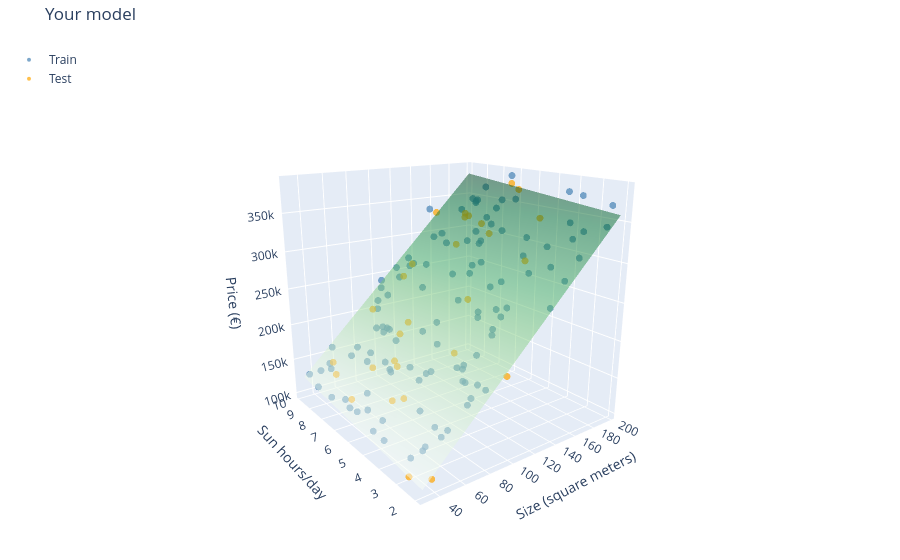

Source (notebook cell):
### Markdown cell above
### Interactive 3D visualization of the fitted hyperplane
Don't worry too much about the code below. However, you might have different variable names in your code, so make sure to adjust the code below accordingly or go back and change your variables to make the code below work.

### Code cell
# create a grid over the feature space to plot the hyperplane
size_range = np.linspace(df['size_m2'].min(), df['size_m2'].max(), 30)
sun_range = np.linspace(df['sun_hours'].min(), df['sun_hours'].max(), 30)
size_grid, sun_grid = np.meshgrid(size_range, sun_range)

# compute hyperplane directly from learned coefficients
# price = intercept + coef[0]*size + coef[1]*sun_hours
price_grid = (
    model.intercept_
    + model.coef_[0] * size_grid
    + model.coef_[1] * sun_grid
)

fig = go.Figure()

# training points
fig.add_trace(go.Scatter3d(
    x=X_train['size_m2'], y=X_train['sun_hours'], z=y_train,
    mode='markers',
    marker=dict(size=4, color='steelblue', opacity=0.7),
    name='Train'
))

# test points
fig.add_trace(go.Scatter3d(
    x=X_test['size_m2'], y=X_test['sun_hours'], z=y_test,
    mode='markers',
    marker=dict(size=4, color='orange', opacity=0.7),
    name='Test'
))

# regression hyperplane
fig.add_trace(go.Surface(
    x=size_range, y=sun_range, z=price_grid,
    opacity=0.5,
    colorscale='Greens',
    showscale=False,
))

fig.update_layout(
    title='Your model',
    scene=dict(
        xaxis_title='Size (square meters)',
        yaxis_title='Sun hours/day',
        zaxis_title='Price (€)',
    ),
    legend=dict(x=0.01, y=0.99),
    margin=dict(l=0, r=0, t=40, b=0),
    scene_camera=dict(
        eye=dict(x=-1.5, y=-2, z=0.8)
    )
)

fig.show()
